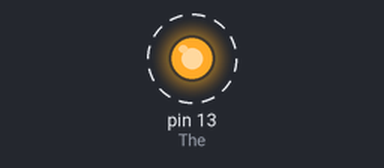
Simulated run of this sketch. Board: Arduino Uno, built with avr-gcc and run on an emulated ATmega328P. On the bench: output pins drawn as LEDs (lit = HIGH). Dashed ring = blinking. What the sketch prints to the serial monitor is not drawn.

Above: at 0.2 s.
Timing chart, 0 to 3.0 s (numbered marks = the images above):
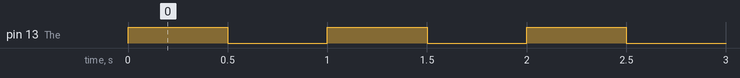

Measured:
- by itself, pin 13 (The): alternates HIGH for 0.50 s and LOW for 0.50 s

The sketch:

Test_1_Arduino.ino
```cpp
/*
  TEST 1 : THE ARDUINO BOARD
  --------------------------
  Goal: check that the board receives the code and works.
  Wiring: nothing, just the USB cable.

  Expected result:
    - The small "L" LED on the board (pin 13) blinks.
    - The Serial Monitor (9600 baud) shows "Test number : 1, 2, 3..."

  Upload error "not in sync"? Check the board
  (Tools > Board > Arduino Uno) and the port (Tools > Port > COMx).
*/

int counter = 0;

void setup() {
  Serial.begin(9600);      // Open communication with the PC
  pinMode(13, OUTPUT);     // The "L" LED is connected to pin 13
  Serial.println("The Arduino board works!");
}

void loop() {
  counter++;
  Serial.print("Test number : ");
  Serial.println(counter);

  digitalWrite(13, HIGH);  // LED ON
  delay(500);
  digitalWrite(13, LOW);   // LED OFF
  delay(500);
}
```
